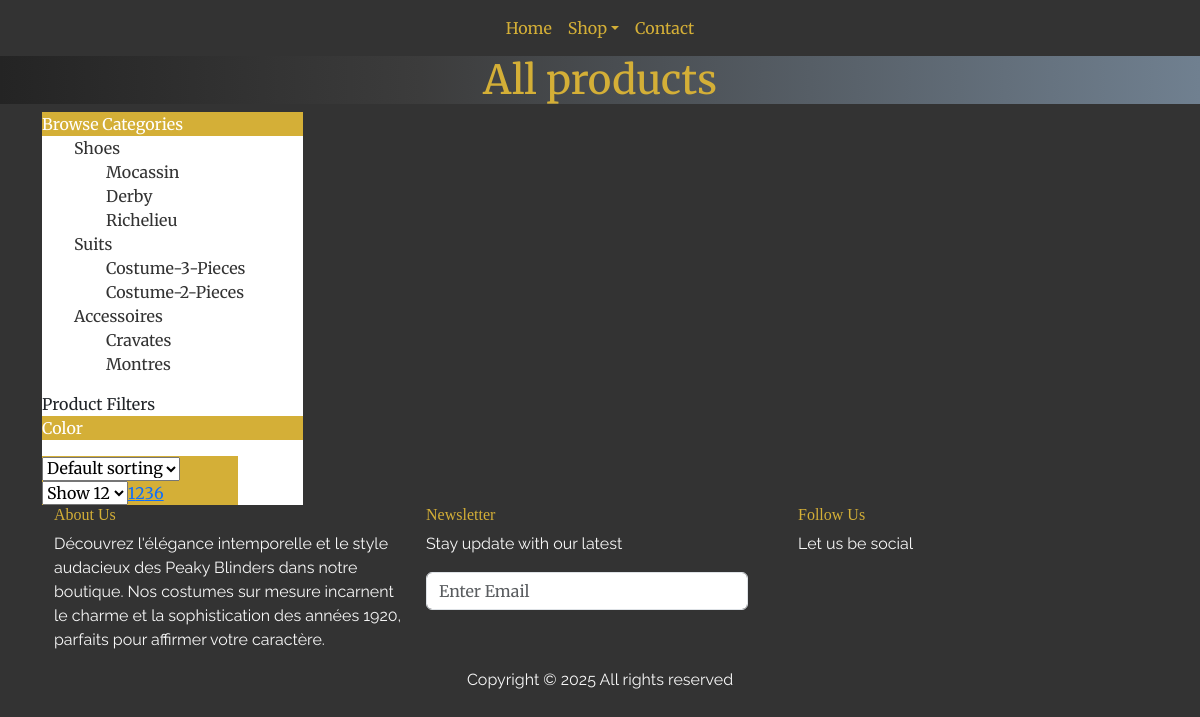
Page /accessoires on the earlier database version.
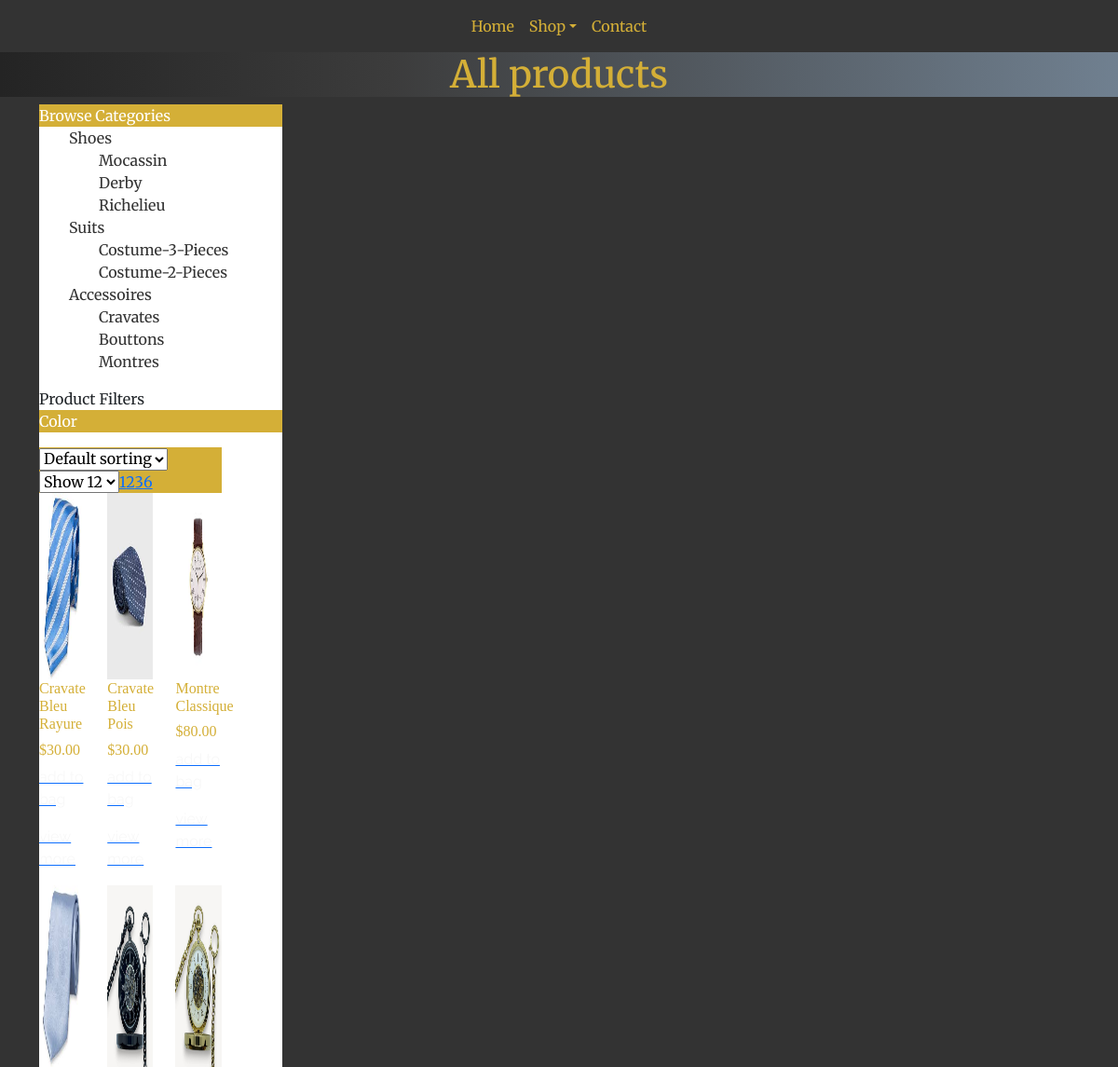
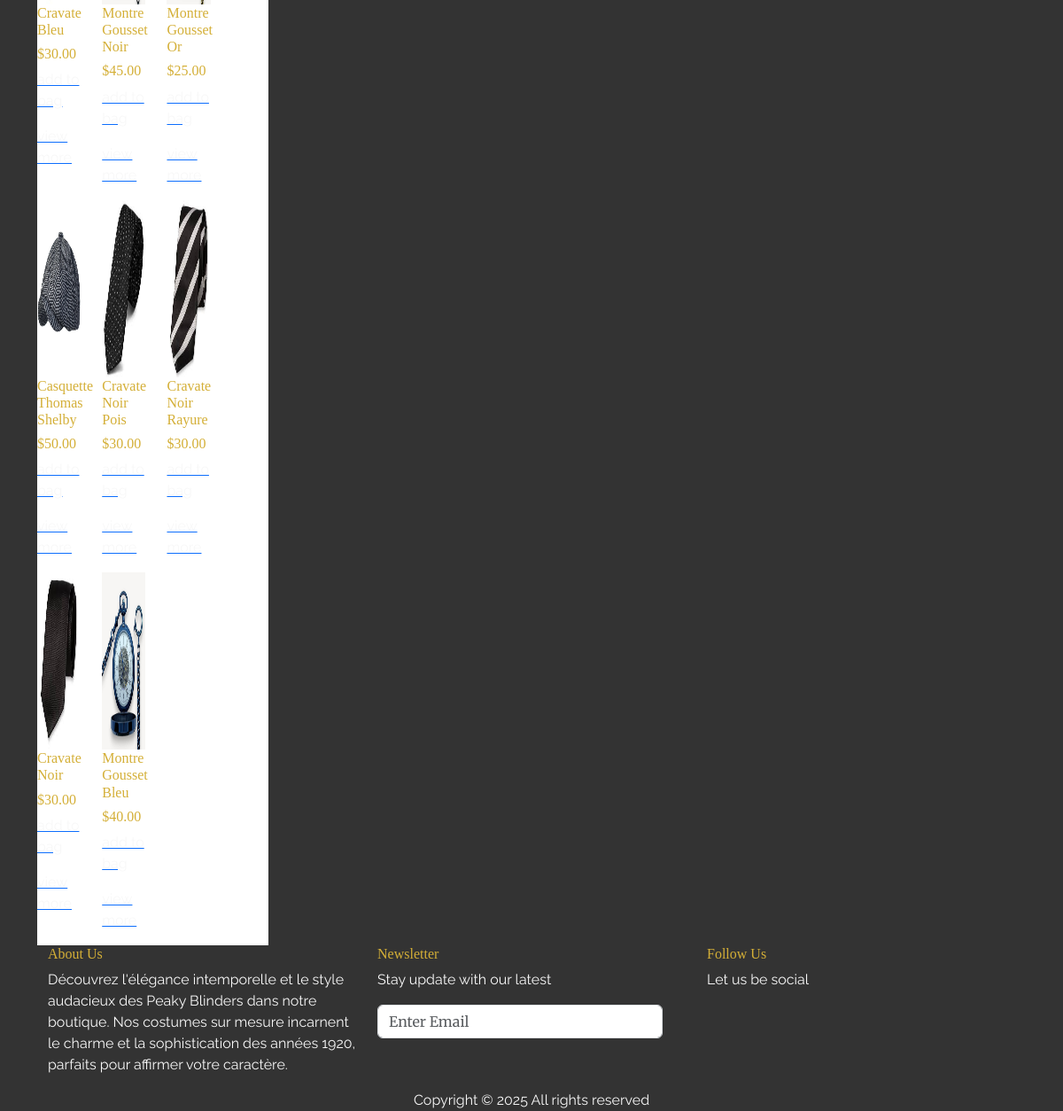
Same page on the later database version (2 pictures, top to bottom).
### tables this page shows
CREATE TABLE `category` (
  `id_category` int(11) NOT NULL,
  `category_name` varchar(255) NOT NULL,
  `id_product` int(11) DEFAULT NULL
);

CREATE TABLE `subcategory` (
  `id_subcategory` int(11) NOT NULL,
  `subcategory_name` varchar(255) NOT NULL,
  `cat` int(11) DEFAULT NULL
);

CREATE TABLE `product` (
  `id_product` int(11) NOT NULL,
  `product_name` varchar(255) NOT NULL,
  `price` decimal(10,2) NOT NULL,
  `img` varchar(255) NOT NULL,
  `subcat` int(11) NOT NULL,
  `cat` int(11) NOT NULL,
  `color` varchar(255) NOT NULL
);

### src/Controllers/Controller.php (called while the page is built, shortened)
<?php
class Controller
{
    protected function render($view, $params = [])
    {
        extract($params);
        include('../views/' . $view . '.php');
        $content = ob_get_clean();
        include('../views/template/template.php');
    }
}

### src/Controllers/ProductController.php (called while the page is built, shortened)
<?php
class ProductController extends Controller
{
    private $productModel;
    private $categoryModel;
    public function __construct()
    {
        $this->productModel = new ProductModel();
        $this->categoryModel = new CategoryModel();
    }
    private function getProductsByCategory($categoryName)
    {
        return $this->productModel->getProductsByCategory($categoryName);
    }
     public function productsByCategory($categoryName)
    {
        $tab_productsByCategory = $this->getProductsByCategory($categoryName);
        $tab_subcategories  = $this->categoryModel->getAllSubcategories();
        $tab_categories = $this->categoryModel->getAllCategories();
        $this->render('productsByCategory', compact('tab_productsByCategory', 'tab_subcategories', 'tab_categories'));
    }
}

### App/Database.php (called while the page is built, shortened)
<?php
class Database
{
    private $dsn = "mysql:dbname=ecommerce;host=localhost";
    private $username  = "root";
    private $password = "louis260701";
    private $connexion;
    private $option = array(PDO::ATTR_ERRMODE => PDO::ERRMODE_WARNING);
    public function __construct()
    {
        $this->connexion = new PDO($this->dsn, $this->username, $this->password, $this->option);
        $this->connexion->setAttribute(PDO::ATTR_DEFAULT_FETCH_MODE, PDO::FETCH_ASSOC);
    }
    public function query($query, $params = []): bool|PDOStatement
    {
        if ($params) {
            $request = $this->connexion->prepare($query);
            $request->execute($params);
        } else {
            $request = $this->connexion->query($query);
        }
        return $request;
    }
}

### src/Models/CategoryModel.php (called while the page is built, shortened)
<?php
class CategoryModel
{
    private $connexion;
    public function __construct()
    {
        $this->connexion = new Database();
    }
    public function getAllCategories()
    {
        $query = "SELECT id_category, category_name
                  FROM category";
        return $this->connexion->query($query)->fetchAll(PDO::FETCH_ASSOC);
    }
    public function getAllSubcategories()
    {
        $query = "SELECT subcategory.id_subcategory, subcategory.subcategory_name, subcategory.cat, category.category_name
                  FROM subcategory
                  INNER JOIN category ON subcategory.cat = category.id_category";
        return $this->connexion->query($query)->fetchAll(PDO::FETCH_ASSOC);
    }
}

### src/Models/ProductModel.php (called while the page is built, shortened)
<?php
class ProductModel
{
    private $connexion;
    public function __construct()
    {
        $this->connexion = new Database();
    }
    public function getProductsByCategory($categoryName)
    {
        $query = "SELECT product.*, category.category_name FROM product
                  INNER JOIN category ON product.cat = category.id_category
                  WHERE category.category_name = :categoryName";
        $params = [':categoryName' => $categoryName];
        return $this->connexion->query($query, $params)->fetchAll(PDO::FETCH_ASSOC);
    }
}

### views/productsByCategory.php (the view, shortened to what this page needs)
<h1 class="banner">All products</h1>
<div class="container">
    <div class="row">
        <?php include 'sidebar.php' ?>
        <div class="col-xl-9 col-lg-8 col-md-7">
            <div class="filter-bar d-flex flex-wrap align-items-center">
                <div class="sorting">
                    <select>
                        <option value="1">Default sorting</option>
                    </select>
                </div>
                <div class="sorting mr-auto">
                    <select>
                        <option value="1">Show 12</option>
                    </select>
                </div>
                <div class="pagination">
                    <a href="#" class="active">1</a>
                    <a href="#">2</a>
                    <a href="#">3</a>
                    <a href="#">6</a>
                </div>
            </div>
            <section class="lattest-product-area pb-40 category-list">
                <div class="row">
                    <?php foreach ($tab_productsByCategory as $productsByCategory) : ?>
                        <div class="col-lg-4 col-md-6">
                            <div class="single-product">
                                <img class="img-fluid" src="assets/img/sartoriale/<?php echo $productsByCategory['img'] . '.jpg'; ?>" style="width:350px;  height:200px;" alt="">
                                <div class="product-details">
                                    <h6><?php echo $productsByCategory['product_name'] ?></h6>
                                    <div class="price">
                                        <h6 style="font-size:16px;">$<?php echo $productsByCategory['price']; ?></h6>
                                    </div>
                                    <div class="prd-bottom">
                                        <a href="/<?php echo $productsByCategory['subcategory_name']; ?>" class="social-info">
                                            <p class="hover-text">add to bag</p>
                                        </a>
                                        <a href="/productDetail/<?php echo $products['id_product']; ?>" class="social-info">
                                            <p class="hover-text">view more</p>
                                        </a>
                                    </div>
                                </div>
                            </div>
                        </div>
                    <?php endforeach; ?>
                </div>
            </section>
        </div>
    </div>
</div>

### views/sidebar.php (shortened to what this page needs)
<div class="col-xl-3 col-lg-4 col-md-5">
    <div class="sidebar-categories">
        <div class="head">Browse Categories</div>
        <ul class="main-categories">
            <?php foreach ($tab_categories as $category): ?>
                <li class="main-nav-list">
                    <a data-toggle="collapse" href="/<?php echo $category['category_name']; ?>" aria-expanded="false"
                        aria-controls="<?php echo $category['category_name']; ?>">
                        <?php echo $category['category_name']; ?>
                    </a>
                    <ul id="category<?php echo $category['id_category']; ?>" data-toggle="collapse"
                        aria-expanded="false" aria-controls="category<?php echo $category['id_category']; ?>">
                        <?php foreach ($tab_subcategories as $subCategory): ?>
                            <?php if ($subCategory['cat'] == $category['id_category']): ?>
                                <li class="main-nav-list child">
                                    <a href="/<?php echo $category['category_name'] . '/' . $subCategory['subcategory_name']; ?>">
                                        <?php echo $subCategory['subcategory_name']; ?>
                                    </a>
                                </li>
                            <?php endif; ?>
                        <?php endforeach; ?>
                    </ul>
                </li>
            <?php endforeach; ?>
        </ul>
        <div class="sidebar-filter mt-50">
            <div class="top-filter-head">Product Filters</div>
            <div class="common-filter">
                <div class="head">Color</div>
    </div>
</div>

### public/index.php (shortened to what this page needs)
<?php
$url = $_GET['url'] ?? '';
$params = $url ? explode('/', $url) : [];
switch ($params[0]) {
    default:
        $categoryName = $params[0];
        $subCategoryName = $params[1] ?? null;
        $color = $params[1] ?? null;
        if (count($params) == 1) {
            (new ProductController)->productsByCategory($categoryName);
        } elseif (count($params) == 2) {
            (new ProductController)->productsBySubCategory($subCategoryName);
        } elseif (count($params) == 2) {
        (new ProductController)->productsFilteredByColor($color);
        } else {
            http_response_code(404);
            echo "Page non trouvée";
        }
        exit;
}

### views/template/template.php (shortened to what this page needs)
<!DOCTYPE html>
<html>
<head>
    <link href="https://cdn.jsdelivr.net/npm/bootstrap@5.3.7/dist/css/bootstrap.min.css" rel="stylesheet"
>
    <link rel="stylesheet" href="../assets/css/main.css">
</head>
<body>
    <header class="header">
        <nav class="navbar navbar-expand-lg navbar-light">
            <ul class="navbar-nav">
                <li class="nav-item active"><a class="nav-link" href="http://ecommerce.local/">Home</a></li>
                <li class="nav-item dropdown">
                    <a class="nav-link dropdown-toggle" href="#" id="shopDropdown" role="button"
                        data-bs-toggle="dropdown" aria-expanded="false">Shop</a>
                </li>
                <li class="nav-item"><a class="nav-link" href="contact">Contact</a></li>
            </ul>
        </nav>
    </header>
    <?php echo $content; ?>
    <footer class="footer-area section_gap">
        <div class="container">
            <div class="row">
                <div class="col-lg-4  col-md-6 col-sm-6">
                    <div class="single-footer-widget">
                        <h6>About Us</h6>
                        <p>
                            Découvrez l'élégance intemporelle et le style audacieux des Peaky Blinders dans notre
                            boutique. Nos costumes sur mesure incarnent le charme et la sophistication des années 1920,
                            parfaits pour affirmer votre caractère.
                        </p>
                    </div>
                </div>
                <div class="col-lg-4  col-md-6 col-sm-6">
                    <div class="single-footer-widget">
                        <h6>Newsletter</h6>
                        <p>Stay update with our latest</p>
                        <div class="" id="mc_embed_signup">
                            <form target="_blank" novalidate="true"
                                action="https://spondonit.us12.list-manage.com/subscribe/post?u=1462626880ade1ac87bd9c93a&amp;id=92a4423d01"
                                method="get" class="form-inline">
                                <div class="d-flex flex-row">
                                    <input class="form-control" name="EMAIL" placeholder="Enter Email"
                                        onfocus="this.placeholder = ''" onblur="this.placeholder = 'Enter Email '"
                                        required="" type="email">
                                    <button class="click-btn btn btn-default"></button>
                                </div>
                            </form>
                        </div>
                    </div>
                </div>
                <div class="col-lg-4 col-md-6 col-sm-6">
                    <div class="single-footer-widget">
                        <h6>Follow Us</h6>
                        <p>Let us be social</p>
                    </div>
                </div>
            </div>
            <div class="footer-bottom d-flex justify-content-center align-items-center flex-wrap">
                <p class="footer-text m-0">
                    Copyright &copy;
                     All rights reserved
                </p>
            </div>
        </div>
    </footer>
</body>
</html>

### public/assets/css/main.css (style rules this page uses)
body { background-color: #333333; font-family: 'Merriweather', serif; }
h1, h2, h3 { color: #d4af37; font-family: 'Cinzel', serif; display: flex; justify-content: center; align-items: center; }
p { color: #f8f8f8; font-family: 'Raleway', sans-serif; }
ul li { list-style: none; }
.navbar-expand-lg { display: flex; justify-content: center; align-items: center; }
.product-card h4, h6 { color: #d4af37; font-family: 'Cinzel', serif; }
.banner { background: rgb(36, 36, 36); background: linear-gradient(90deg, rgba(36, 36, 36, 1) 0%, rgba(60, 60, 60, 1) 35%, rgba(112, 128, 144, 1) 100%); background-size: cover; background-repeat: no-repeat; background-attachment: fixed; background-position: center; font-family: 'Merriweather', serif; }
.single-product img { width: 100%; height: 272px; }
.nav-link { color: #d4af37; }
.sidebar-categories { background: white }
.sidebar-categories ul li a { color: #333333; text-decoration: none ; }
.sidebar-categories .head, .filter-bar { background: #d4af37; color: white; }
ul.main-categories li a { text-transform: capitalize; }

Differences in the rows shown:
now on one of the page's lists (row unchanged): category: product.product_name "Cravate Bleu Rayure", product.price "30.00", product.product_name "Cravate Bleu Pois", product.product_name "Montre Classique", product.price "80.00", product.product_name "Cravate Bleu", product.product_name "Montre Gousset Noir", product.price "45.00", product.product_name "Montre Gousset Or", product.price "25.00", product.product_name "Casquette Thomas Shelby", product.price "50.00", product.product_name "Cravate Noir Pois", product.product_name "Cravate Noir Rayure", product.product_name "Cravate Noir", product.product_name "Montre Gousset Bleu", product.price "40.00"
changed category "Accessoires": gains subcategory (subcategory_name "Bouttons")
